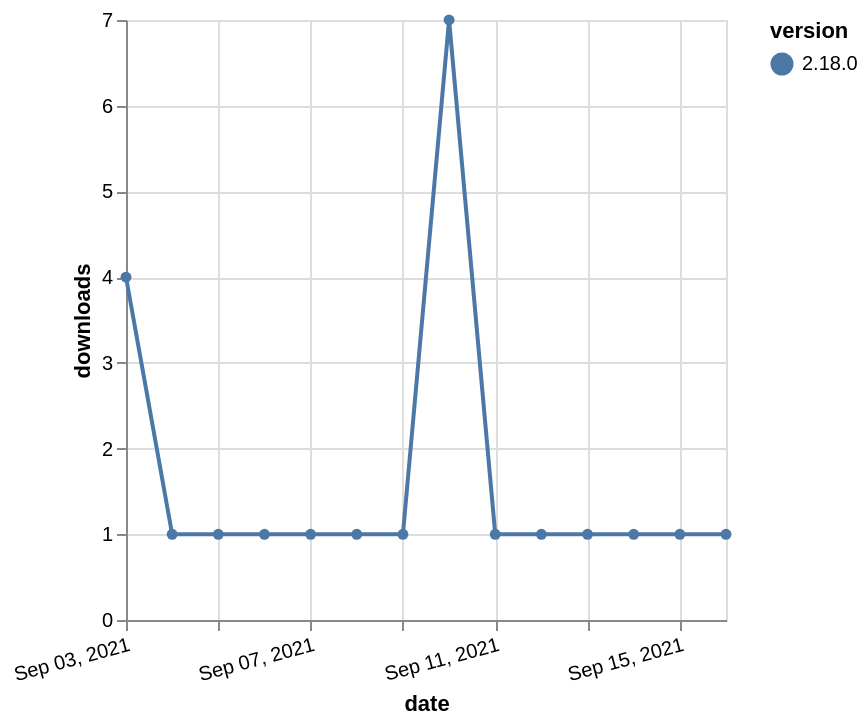

Describe this chart as a Vega-Lite specification.
### Vega-Lite specification from a JSON file in a GitHub repository (floating-point values rounded to 4 significant figures)
{"$schema": "https://vega.github.io/schema/vega-lite/v5.json", "description": "A simple bar chart with embedded data.", "data": {"values": [{"date": "2021-09-03", "total": 507, "delta": 4, "version": "2.18.0"}, {"date": "2021-09-04", "total": 508, "delta": 1, "version": "2.18.0"}, {"date": "2021-09-05", "total": 509, "delta": 1, "version": "2.18.0"}, {"date": "2021-09-06", "total": 510, "delta": 1, "version": "2.18.0"}, {"date": "2021-09-07", "total": 511, "delta": 1, "version": "2.18.0"}, {"date": "2021-09-08", "total": 512, "delta": 1, "version": "2.18.0"}, {"date": "2021-09-09", "total": 513, "delta": 1, "version": "2.18.0"}, {"date": "2021-09-10", "total": 520, "delta": 7, "version": "2.18.0"}, {"date": "2021-09-11", "total": 521, "delta": 1, "version": "2.18.0"}, {"date": "2021-09-12", "total": 522, "delta": 1, "version": "2.18.0"}, {"date": "2021-09-13", "total": 523, "delta": 1, "version": "2.18.0"}, {"date": "2021-09-14", "total": 524, "delta": 1, "version": "2.18.0"}, {"date": "2021-09-15", "total": 525, "delta": 1, "version": "2.18.0"}, {"date": "2021-09-16", "total": 526, "delta": 1, "version": "2.18.0"}]}, "width": "container", "mark": {"type": "line", "point": {"filled": true}}, "encoding": {"x": {"field": "date", "type": "temporal", "timeUnit": "yearmonthdate", "title": "date", "axis": {"labelAngle": -15}}, "y": {"field": "delta", "type": "quantitative", "title": "downloads"}, "color": {"field": "version", "type": "nominal"}, "tooltip": {"field": "delta"}}}
